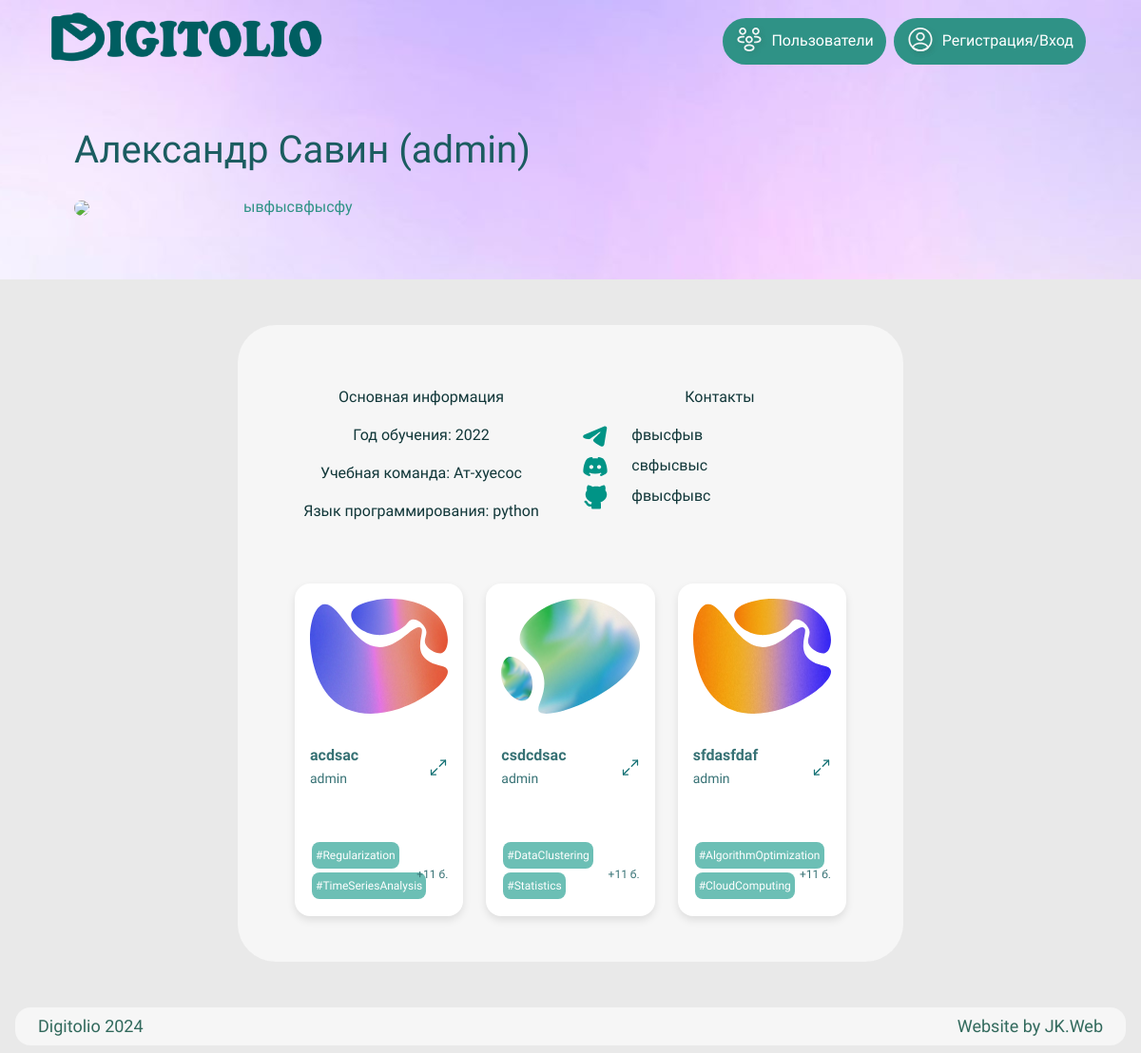
The page /persons/admin/ on the database its author committed.
### persons/models.py (models this page shows)
class Person(AbstractUser):
    password = models.CharField(max_length=255, verbose_name='Пароль')
    description = models.TextField(null=True, blank=True, verbose_name='Описание')
    year = models.IntegerField(null=True, blank=True, verbose_name='Год обучения')
    team = models.CharField(max_length=10, null=True, blank=True, verbose_name='Команда')
    avatar = models.ImageField(upload_to='avatars/', null=True, blank=True, verbose_name='Аватар')
    profile_background = models.CharField(max_length=255, choices=get_background_image_choices(), null=True, blank=True, verbose_name='Фон профиля', default='profile_background.jpg')
    programming_language = models.TextField(choices=PROGRAMMING_LANGUAGES, null=True, blank=True, verbose_name='Язык программирования')
    tg_url = models.CharField(max_length=50, null=True, blank=True, verbose_name='Telegram')
    discord_url = models.CharField(max_length=50, null=True, blank=True, verbose_name='Discord')
    github_url = models.CharField(max_length=50, null=True, blank=True, verbose_name='Github')
    group = models.ManyToManyField(Group, related_name='persons', blank=True, verbose_name='Группы')
    groups = models.ManyToManyField(
        'auth.Group',
        related_name='persons',
        blank=True,
        help_text='The groups this person belongs to.',
        verbose_name='groups',
    )
    user_permissions = models.ManyToManyField(
        'auth.Permission',
        related_name='persons',
        blank=True,
        help_text='Specific permissions for this person.',
        verbose_name='user permissions',
    )
    class Meta:
        ordering = ['-date_joined']

### projects/models.py (models this page shows, shortened)
class Project(models.Model):
    title = models.CharField(max_length=255, verbose_name='Название')
    description = models.TextField(verbose_name='Описание')
    author = models.ForeignKey(User, on_delete=models.CASCADE, related_name='projects', verbose_name='Автор', null=True)
    tags = models.ManyToManyField(Tag, blank=True, verbose_name='Теги')
    programming_language = models.TextField(choices=PROGRAMMING_LANGUAGES, null=True, blank=True)
    created_at = models.DateTimeField(auto_now_add=True, verbose_name='Дата создания')
    updated_at = models.DateTimeField(auto_now=True, verbose_name='Дата обновления')
    link_on_code = models.CharField(max_length=255, verbose_name='Ссылка на гитхаб')
    grade = models.IntegerField(default=0, verbose_name='Оценка')
    class Meta:
        verbose_name = 'Проект'
        verbose_name_plural = 'Проекты'
        ordering = ['-created_at']
    def get_first_tag_image(self):
        default_image = "cpp0.svg"
        if self.tags.exists():
            first_tag = self.tags.first().name
            return f'img/cards/{tag_image_dict.get(first_tag, default_image)}'
        return f'img/cards/{default_image}'

class Tag(models.Model):
    name = models.CharField(max_length=255, verbose_name='Название')
    class Meta:
        verbose_name = 'Тег'
        verbose_name_plural = 'Теги'
        ordering = ['name']

### persons/views.py (the view)
# urls.py: path('<str:username>/', views.profile_view, name='profile_view'),
def profile_view(request, username):
    user = get_object_or_404(User, username=username)
    return render(request, 'persons/profile.html', {'user': user})

### templates/persons/profile.html (shortened to what this page needs)
<!DOCTYPE html>
{% load static %}
{% load thumbnail %}
<html>
<head>
    <link href="https://cdn.jsdelivr.net/npm/bootstrap@5.0.2/dist/css/bootstrap.min.css" rel="stylesheet">
    <link href="{% static 'css/main.css' %}" rel="stylesheet">
</head>
<body>
    <header>
        {% include 'includes/header_nav.html' %}
        <div class='container p-5'>
            <div class='row mb-3'>
                <div class='col-12'>
                    <h1 style="color: #1B5C60">
                        {% if user.first_name %}{{ user.first_name }}{% endif %}
                        {% if user.last_name %}{{ user.last_name }}{% endif %}
                        ({{ user.username }})
                    </h1>
                </div>
            </div>
            <div class='row'>
                <div class='col-2'>
                    {% thumbnail user.avatar "160x160" crop="center" upscale=True as im %}
                        <img style="border-radius: 24px;" src="{{ im.url }}">
                    {% endthumbnail %}
                </div>
                <div class='col-4'>
                    {% if user.description %}<p style="color: #2F9286; width: 400px; word-wrap: break-word;">{{ user.description }}</p>{% endif %}
                </div>
            </div>
        </div>
    </header>
    <main class="mt-5 mb-5">
        <div class="container col-7 p-5" style='background-color: #F6F6F6; border-radius: 40px;'>
            <div class="row">
                <div class="col-6 text-center">
                    <p class='mt-3'>Основная информация</p>
                    {% if user.year %}<p>Год обучения: {{ user.year }}</p>{% endif %}
                    {% if user.team %}<p>Учебная команда: {{ user.team }}</p>{% endif %}
                    {% if user.programming_language %}<p>Язык программирования: {{ user.programming_language }}</p>{% endif %}
                </div>
                <div class="col-6 text-center">
                    <p class='mt-3'>Контакты</p>
                    <div class="row">
                        <div class="col-2 d-flex flex-column align-items-center ">
                            <div class="mb-2"><img src="{% static '/img/tg.svg' %}" alt=""></div>
                            <div class="mb-2"><img src="{% static '/img/discord.svg' %}" alt=""></div>
                            <div class="mb-2"><img src="{% static '/img/github.svg' %}" alt=""></div>
                        </div>
                        <div class="col-10 d-flex flex-column">
                            <div class='mb-2 d-flex align-items-center'>
                                <div class='d-flex justify-content-center'>
                                    {% if user.tg_url %}
                                        <span>{{ user.tg_url }}</span>
                                    {% else %}
                                        <span>Не указан</span>
                                    {% endif %}
                                </div>
                            </div>
                            <div class='mb-2 d-flex align-items-center'>
                                <div>
                                    {% if user.discord_url %}
                                        <span>{{ user.discord_url }}</span>
                                    {% else %}
                                        <span>Не указан</span>
                                    {% endif %}
                                </div>
                            </div>
                            <div class='d-flex align-items-center'>
                                <div>
                                    {% if user.github_url %}
                                        <span>{{ user.github_url }}</span>
                                    {% else %}
                                        <span>Не указан</span>
                                    {% endif %}
                                </div>
                            </div>
                        </div>
                    </div>
                </div>
            </div>
            <div class="container mt-5">
                <div class="row justify-content-center">
                    {% for project in user.projects.all|slice:":3" %}
                        <div class="col-md-4 d-flex justify-content-center">
                            {% include 'projects/includes/new_project_small.html' %}
                        </div>
                    {% endfor %}
                </div>
            </div>
        </div>
    </main>
    <footer>
        {% include 'includes/footer_base.html' %}
    </footer>
</body>
</html>

### templates/projects/includes/new_project_small.html (shortened to what this page needs)
{% load static %}
<div class="project-card">
    <img src="{% static project.get_first_tag_image %}" alt="Project Tag Image" class="card-img img-fluid">
    <div class="project-card-body p-3">
        <div class="project-header">
            <div class="project-title-author">
                <p class="p-0 m-0" style="color: #377275; font-size: 16px; font-weight: bold; margin-bottom: 0px;">{{ project.title }}</p>
                <p class="p-0 m-0" style="color: #377275; font-size: 14px; font-weight: regular">{{ project.author }}</p>
            </div>
            <a class = 'text-decoration-none p-0 m-0' href="{% url 'projects:project_detail' project.id %}">
                <img src="{% static 'img/maximize.svg' %}" alt="Expand" class="p-0 m-0 expand-icon">
            </a>
        </div>
        <div style="display: flex; justify-content: space-between;">
            <div class="tags-container">
                {% for tag in project.tags.all|slice:":2" %}
                    <span class="tag-badge">#{{ tag.name }}</span>
                {% endfor %}
            </div>
            <div class="rating-container">
                <p style="color: #377275; font-size: 12px; font-weight: regular;">+11 б.</p>
            </div>
        </div>
    </div>
</div>

### static/css/main.css (style rules this page uses)
body { font-family: 'Geologica', sans-serif; font-size: 16px; line-height: 24px; color: #113739; background-color: #E9E9E9; margin: 0; padding: 0; }
::placeholder { color: #2F9286; opacity: 1; }

### templates/projects/includes/new_project_small.html (style rules this page uses)
.project-card { width: 240px; height: 350px; background-color: #FFFFFF; border-radius: 1rem; overflow: hidden; display: flex; flex-direction: column; justify-content: space-between; position: relative; box-shadow: 0 4px 8px rgba(0, 0, 0, 0.1); transition: transform 0.3s; }
.card-img { padding: 1rem; width: auto; height: 200px; }
.project-card-body { padding: 1rem; display: flex; flex-direction: column; justify-content: space-between; height: 100%; }
.tag-badge { margin: 0; display: inline-block; padding: 2px 4px; color: white; font-size: 12px; background-color: #6CBFB5; border-radius: 0.5rem; margin: 2px; }
.tags-container { width: 66%; display: flex; flex-wrap: wrap; }
.rating-container { width: 33%; display: flex; justify-content: flex-end; align-items: flex-end; position: absolute; bottom: 1rem; right: 1rem; }
.project-header { display: flex; justify-content: space-between; align-items: center; margin-bottom: 0.2rem; }
.project-title-author { display: flex; flex-direction: column; padding: 0; }
.expand-icon { cursor: pointer; }

### rows shown on the page
Person: first_name "Александр", last_name "Савин", username "admin", description "ывфысвфысфу", year "2022", team "Ат-хуесос", programming_language "python", tg_url "фвысфыв", discord_url "свфысвыс", github_url "фвысфывс"
Project: title "acdsac", author "admin"
Tag: name "Regularization"
Tag: name "TimeSeriesAnalysis"
Project: title "csdcdsac", author "admin"
Tag: name "DataClustering"
Tag: name "Statistics"
Project: title "sfdasfdaf", author "admin"
Tag: name "AlgorithmOptimization"
Tag: name "CloudComputing"
